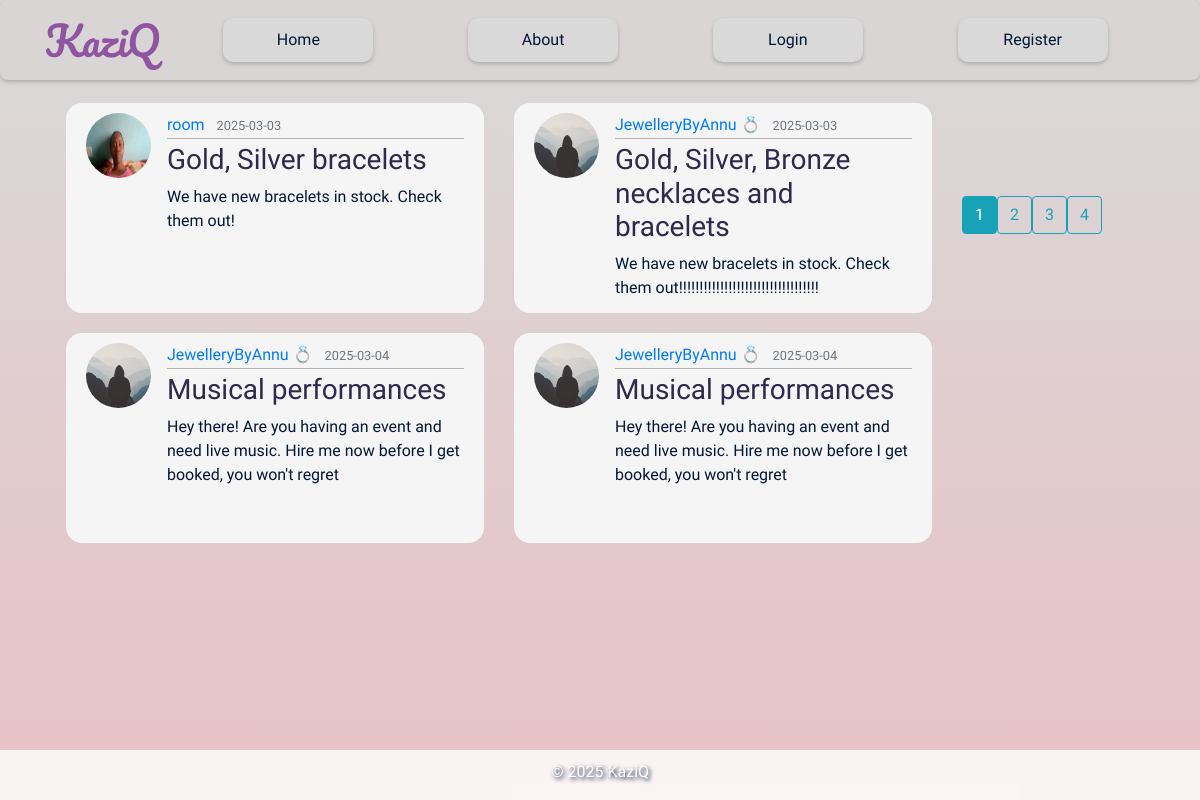
The page / on the database its author committed.
### flaskblog/models.py (models this page shows, shortened)
class Post(db.Model):
    id = db.Column(db.Integer, primary_key=True)
    title = db.Column(db.String(100), nullable=False)
    date_posted = db.Column(db.DateTime, nullable=False, default=datetime.utcnow)
    content = db.Column(db.Text, nullable=False)
    user_id = db.Column(db.Integer, db.ForeignKey('user.id'), nullable=False)

class User(db.Model, UserMixin):
    id = db.Column(db.Integer, primary_key=True)
    username = db.Column(db.String(20), unique=True, nullable=False)
    email = db.Column(db.String(120), unique=True, nullable=False)
    image_file = db.Column(db.String(20), nullable=False, default='default.jpg')
    password = db.Column(db.String(60), nullable=False)
    posts = db.relationship('Post', backref='author', lazy=True)

### flaskblog/routes.py (the view)
@app.route('/home')
@app.route('/')
def home():
    page = request.args.get('page', 1, type=int)
    posts = Post.query.order_by(Post.date_posted.asc()).paginate(page=page, per_page=4)
    return render_template('home.html', posts=posts, title='Home')

### flaskblog/templates/home.html
{% extends 'layout.html' %}
{% block content %}
    {% for post in posts.items%}
      <article class="media content-section">
        <img class="rounded-circle article-img" src="{{ url_for('static', filename='profile_pics/' + post.author.image_file) }}">
          <div class="media-body">
            <div class="article-metadata">
              <a class="mr-2" href="{{url_for('user_posts', username=post.author.username)}}">{{ post.author.username }}</a>
              <small class="text-muted">{{ post.date_posted.strftime('%Y-%m-%d') }}</small>
            </div>
            <h3><a class="article-title" href="{{ url_for('post', post_id=post.id)}}">{{ post.title }}</a></h3>
            <p class="article-content">{{ post.content }}</p>
          </div>
      </article>
    {% endfor %}
{% endblock %}
{% block sidebar %}
    <div class="pagination">
      {% for page_num in posts.iter_pages(left_edge=1, left_current=1, right_edge=1, right_current=2) %}
        {% if page_num %}
          {% if posts.page == page_num %}
            <a class="btn btn-info mb-4" href="{{ url_for('home', page=page_num) }}">{{ page_num }}</a>
          {% else %}
            <a class="btn btn-outline-info mb-4" href="{{ url_for('home', page=page_num) }}">{{ page_num }}</a>
          {% endif %}
        {% else %}
          <span class="btn btn-outline-secondary mb-4">...</span>
        {% endif %}
      {% endfor %}
  </div>
{% endblock %}

### flaskblog/static/main.css (style rules this page uses)
body { background-image: linear-gradient(to bottom, #D9D9D9, #E8C1C5); background-repeat: no-repeat; background-position:center; background-attachment: fixed; font-family: "Itim", cursive; font-weight: 400; font-style: normal; color: #011638; margin:0; }
h1, h2, h3, h4, h5, h6 { color: #444444; }
.content-section { background: whitesmoke; padding: 10px 20px; border: none; border-radius: 1em; }
.article-title { color: #2E294E; }
.article-content { white-space: pre-line; }
.article-img { height: 65px; width: 65px; margin-right: 16px; }
.article-metadata { padding-bottom: 1px; margin-bottom: 4px; border-bottom: 1px solid #b3b1b1; }
.media { width:418px; height:210px; }

### rows shown on the page
Post: image_file (picture), author.username "room", date_posted "2025-03-03", title "Gold, Silver bracelets", content "We have new bracelets in stock. Check them out!"
Post: image_file (placeholder picture), author.username "JewelleryByAnnu 💍", date_posted "2025-03-03", title "Gold, Silver, Bronze necklaces and bracelets", content "We have new bracelets in stock. Check them out!!!!!!!!!!!!!!!!!!!!!!!!!!!!!!!!!!"
Post: image_file (placeholder picture), author.username "JewelleryByAnnu 💍", date_posted "2025-03-04", title "Musical performances", content "Hey there! Are you having an event and need live music. Hire me now before I get booked, you won't regret"
Post: image_file (placeholder picture), author.username "JewelleryByAnnu 💍", date_posted "2025-03-04", title "Musical performances", content "Hey there! Are you having an event and need live music. Hire me now before I get booked, you won't regret"

### other values the page prints
{{ page_num }} "1"
{{ page_num }} "2" "3" "4"
